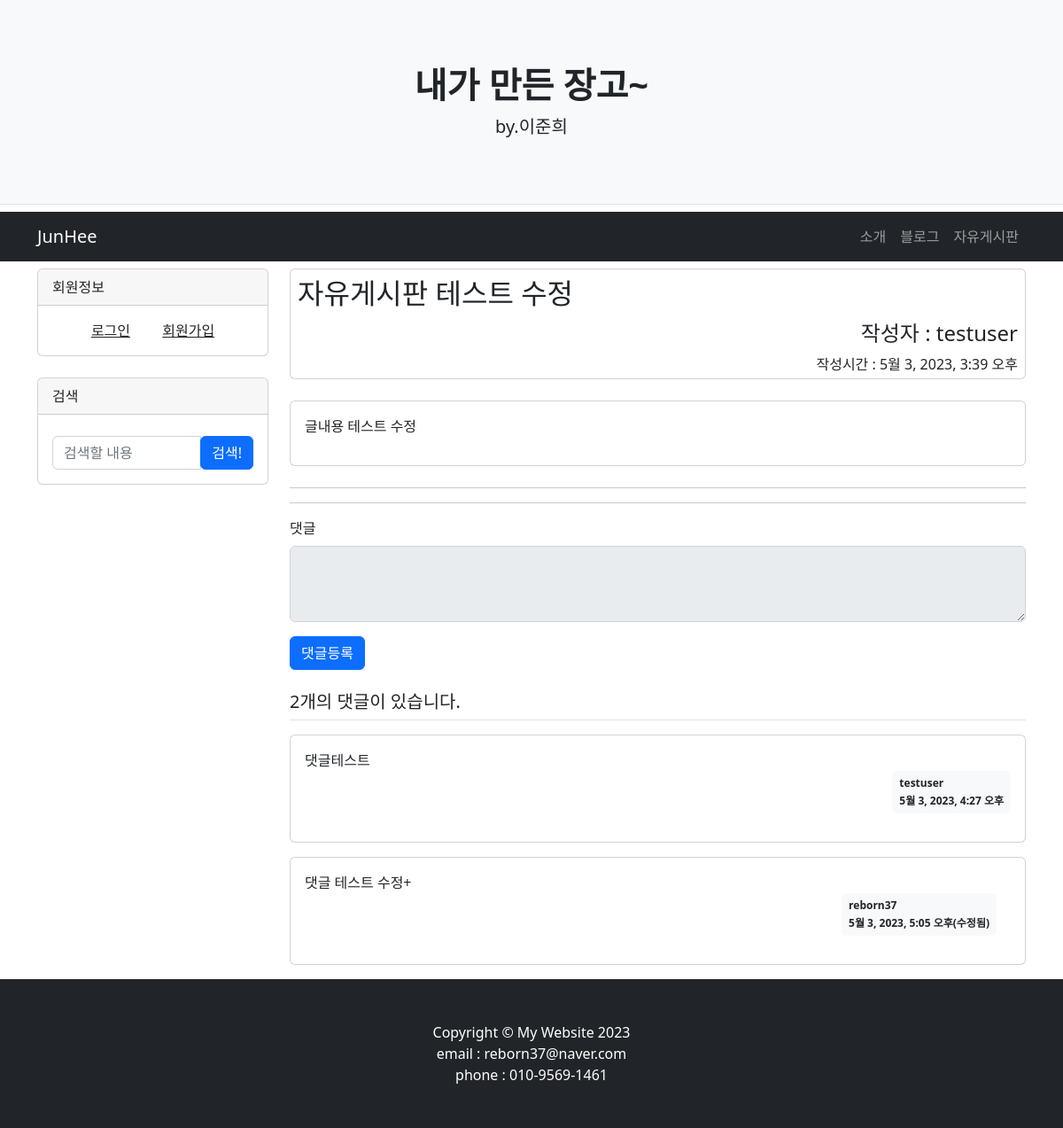
Page /freeboard/2/ on the committed database.
### freeboard/models.py (models this page shows, shortened)
class FreePost(models.Model):
    id = models.AutoField(primary_key=True)
    title = models.CharField(max_length=200)
    author = models.ForeignKey(User, on_delete=models.CASCADE, related_name='free_author_question')
    content = models.TextField()
    create_date = models.DateTimeField()
    modify_date = models.DateTimeField(null=True, blank=True)
    click = models.IntegerField(null=True, default=0) # 클릭
    class Meta:
        db_table = 'freepost'

class FreeComment(models.Model):
    freepost = models.ForeignKey(FreePost, on_delete=models.CASCADE)
    author = models.ForeignKey(User, on_delete=models.CASCADE, related_name='free_author_answer')
    content = models.TextField()
    create_date = models.DateTimeField()
    modify_date = models.DateTimeField(null=True, blank=True)

### freeboard/views.py (the view)
# urls.py: path('<int:freepost_id>/',views.free_detail,name='free_detail'),
def free_detail(request, freepost_id):
    freepost = get_object_or_404(FreePost, pk=freepost_id)
    comments = countcomment(request)
    posts = countpost(request)
    context = {'post': freepost,'posts':posts,'comments':comments}
    return render(request, 'freeboard/freeboard_detail.html', context)

### freeboard/templatetags/free_filter.py (called while the page is built)
@register.filter
def mark(value):
    extensions = ["nl2br", "fenced_code","tables"]
    return mark_safe(markdown.markdown(value, extensions=extensions))

### freeboard/views.py (called while the page is built)
def countpost(request):
    if request.user in User.objects.all(): # 유저가 로그인하면
        postcount = Post.objects.filter(author_id=request.user).count()
        freepostcount = FreePost.objects.filter(author_id=request.user).count()
        return postcount+freepostcount # 유저의 아이디=포스트 작성자 아이디 인 포스트들의 갯수를 세서 posts에 담아서 render

def countcomment(request):
    if request.user in User.objects.all():
        commentcount = Comment.objects.filter(author_id=request.user).count()
        freecommentcount = FreeComment.objects.filter(author_id=request.user).count()
        return commentcount+freecommentcount

### templates/freeboard/freeboard_detail.html (shortened to what this page needs)
{% extends 'base.html' %}
{% load free_filter %}
{% block content %}
<div class="container">
    <div class="row">
        {% include  "freeleftbox.html" %}
        <div class='col-lg-9'>
            <div class='card mb-4'>
                <h2 class='my-2 mx-2'>{{ post.title }}</h2>
                <h4 class='text-lg-end mx-2 my-1'>작성자 : {{ post.author.username }}</h4>
                <p class='text-lg-end mx-2 my-1'>작성시간 : {{ post.create_date }}</p>
            </div>
            <div class='card mb-4'>
                <div class='card-body'>
                    <div class='card-text'>
                        {{ post.content|mark }}
                    </div>
                </div>
            </div>
            <hr/>
            <hr/>
            <form action="{% url 'freeboard:free_comment_create' post.id %}" method="post" class="my-3">
                <div class="mb-3">
                    <label for="content" class="form-label">댓글</label>
                    <textarea {% if not user.is_authenticated %}disabled{% endif %}
                    name="content" id="content" class="form-control" rows="3"></textarea>
                </div>
                <input type="submit" value="댓글등록" class="btn btn-primary">
            </form>
            <h5 class="border-bottom my-3 py-2">{{post.freecomment_set.count}}개의 댓글이 있습니다.</h5>
            {% for comment in post.freecomment_set.all %}
            <div class="card my-3">
                <div class="card-body">
                    <div class="card-text">{{ comment.content }}</div>
                    <div class="d-flex justify-content-end">
                        {% if comment.modify_date %}
                        <div class="badge bg-light text-dark p-2 text-start mx-3">
                            <div class="mb-2">{{ comment.author.username }}</div>
                            <div>{{ comment.modify_date }}(수정됨)</div>
                        </div>
                        {% else %}
                        <div class="badge bg-light text-dark p-2 text-start">
                            <div class="mb-2">{{ comment.author.username }}</div>
                            <div>{{ comment.create_date }}</div>
                        </div>
                        {% endif %}
                    </div>
                </div>
            </div>
            {% endfor %}
        </div>
    </div>
</div>
{% endblock %}

### rows in the picture
FreePost: title "자유게시판 테스트 수정", author.username "testuser", create_date "5월 3, 2023, 3:39 오후", content|mark "글내용 테스트 수정", freecomment_set.count "2"
FreeComment: content "댓글테스트", author.username "testuser", create_date "5월 3, 2023, 4:27 오후"
FreeComment: content "댓글 테스트 수정+", author.username "reborn37", modify_date "5월 3, 2023, 5:05 오후"
